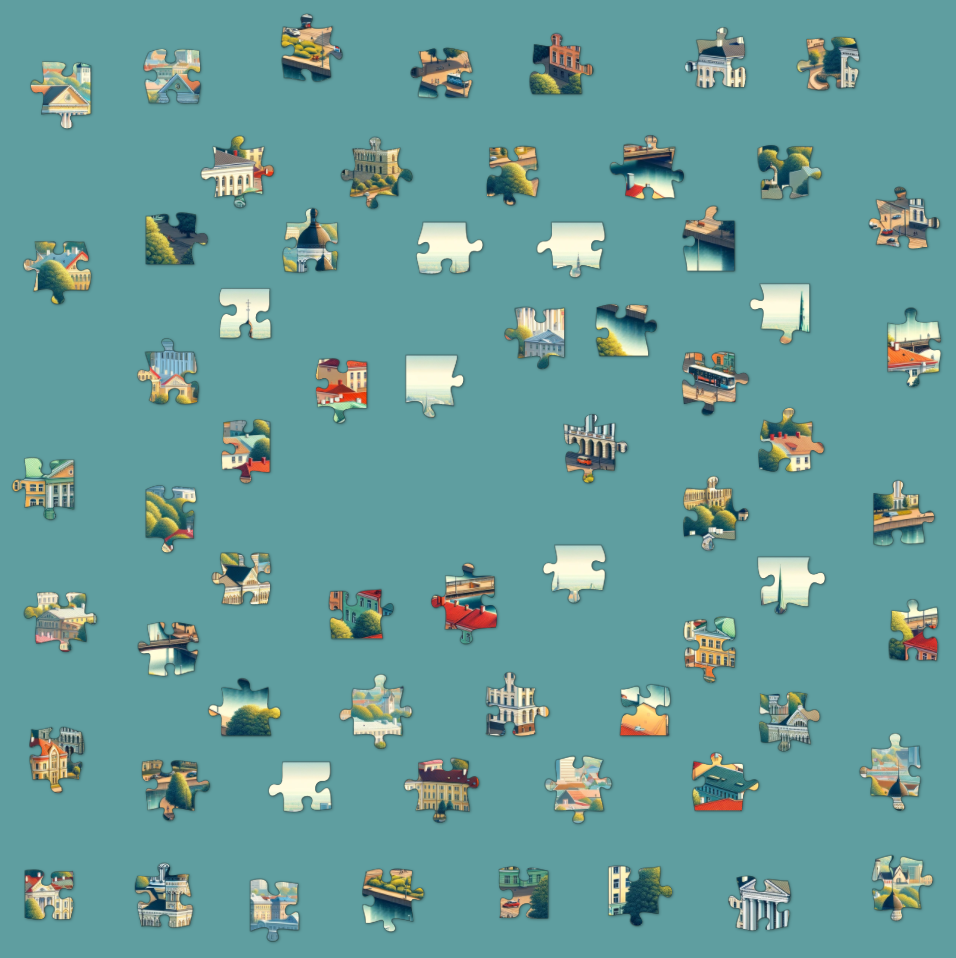
#> input picture tartu_shuffled.png, 956 x 958 px
$ python solver4.py
#> lines starting #> are read from the running program, lines starting #| are printed output that depends on the picture; after the words box and inside, x2 and y2 are one past the last pixel; in counts of white or black regions, pixels touching at a corner belong together
import cv2
import numpy as np
import time
import matplotlib.pyplot as plt
from scipy.signal import argrelextrema
import json
import random
#import imageio

PRINT_CORNERS = True
CALCULATE_DISTS = False

# [36 lines left out: function dtw, not called in this run]


class Piece:
    def __init__(self, contour, ids):
        self.contour = contour
        self.corner_ids = ids


class Pieces:
    def __init__(self):
        self.top_left = []
        self.top_right = []
        self.bottom_left = []
        self.bottom_right = []

        self.top = []
        self.right = []
        self.bottom = []
        self.left = []

        self.middle = []

def std_dev(xs):
    avg = sum(xs)/len(xs)
    return (sum((x-avg)**2 for x in xs)/len(xs))**0.5

def find_pieces(contours, im):
    pieces = []
    corners = []
    corners_coord = []
    corner_pieces = [-1, -1, -1, -1]
    # top, right, bot, left
    edge_pieces = [[], [], [], []]
    std_devs = [[],[],[],[]]
    display_im = im.copy()
    for cii, c in enumerate(contours):
        # find corners
        box = cv2.boundingRect(c.points)
        rect_corns = [(box[0], box[1]), (box[0] + box[2], box[1]), (box[0] + box[2], box[1] + box[3]), (box[0], box[1] + box[3])]
        corns = [-1, -1, -1, -1]
        corns_d = [1e9, 1e9, 1e9, 1e9]
        corns_id = [-1, -1, -1, -1]


        colours = [(0, 0, 255), (255, 255, 0), (255, 0, 255), (0, 255, 255)]
        dirs = [(-1, -1), (1, -1), (1, 1), (-1, 1)]
        for ci in range(4):
            ds = []
            for i, pix in enumerate(c.points):
                d = abs(rect_corns[ci][0] - pix[0][0])**1 + abs(rect_corns[ci][1] - pix[0][1])**1
                ds.append(d)
                if d < corns_d[ci]:
                    corns_d[ci] = d
                    corns[ci] = pix[0]
                    corns_id[ci] = i

            minima = [i for i in range(len(ds)) if ds[(i - 3) % len(ds)] > ds[i] and ds[(i + 3) % len(ds)] > ds[i]]
            minimaa = []
            i = 0
            while i < len(minima):
                d = 1
                while i < len(minima) - d and minima[i + d] == minima[i] + d:
                    d += 1
                minimaa.append(sum(minima[i:i + d]) / d)
                i += d
            minima = minimaa
            minima = sorted([(ds[int(m)], int(m)) for m in minima])[:3]
            minima = [(c.points[m[1]][0], m[1]) for m in minima]
            minima = sorted([(((loc[0] - c.mass_centre[0]) * dirs[ci][0] + (loc[1] - c.mass_centre[1]) * dirs[ci][1]) / abs(((loc[0] - c.mass_centre[0])**2 + (loc[1] - c.mass_centre[1])**2)**0.5), (loc[0], loc[1]), id) for loc, id in minima], reverse=True)
            #print(minima)

            for dot, m, id in minima:
                #cv2.circle(display_im, m, 2, colours[ci], 2)
                corns[ci] = m
                corns_id[ci] = id
                #break
            #cv2.line(display_im, (int(c.mass_centre[0]), int(c.mass_centre[1])), (int(c.mass_centre[0] + 25 * dirs[ci][0]), int(c.mass_centre[1] + 25 * dirs[ci][1])), colours[ci], 1)
            for dot, m, id in minima:
                #cv2.circle(im, m, 2, colours[ci], 2)
                corns[ci] = m
                corns_id[ci] = id
                break

            # [4 lines of commented-out code are left out]

        corners.append(corns_id)
        corners_coord.append(corns)
        pieces.append(Piece(c.points, corns_id))
        c.corners = corns_id
        print(corns_id)
        if PRINT_CORNERS:
            for corn in corns:
                cv2.circle(display_im, corn, 2, (0, 0, 0), 2)
            m = c.mass_centre
            cv2.circle(display_im, (int(m[0]), int(m[1])), 2, (255, 0, 0), 2)

        # find starting piece (top left piece)
        vals = []
        for pix in get_edge(c.points, corns_id, "L"):
            vals.append(pix[0][0])
        std_devs[3].append((std_dev(vals),cii))
        vals = []
        for pix in get_edge(c.points, corns_id, "T"):
            vals.append(pix[0][1])
        std_devs[0].append((std_dev(vals),cii))
        vals = []
        for pix in get_edge(c.points, corns_id, "R"):
            vals.append(pix[0][0])
        std_devs[1].append((std_dev(vals),cii))
        vals = []
        for pix in get_edge(c.points, corns_id, "B"):
            vals.append(pix[0][1])
        std_devs[2].append((std_dev(vals),cii))

    std_devs = [sorted(xs) for xs in std_devs]
    for i in range(4):
        max_dist = 0
        max_dist_num = -1
        last = std_devs[i][0][0]
        for num, v in enumerate(std_devs[i]):
            diff = v[0]-last
            if diff>max_dist:
                max_dist = diff
                max_dist_num = num
            last = v[0]
        for id in range(max_dist_num):
            edge_pieces[i].append(std_devs[i][id][1])

    for i in range(4):
        for j in range(len(contours)):
            if j in edge_pieces[i] and j in edge_pieces[(i-1+4)%4]:
                edge_pieces[i].remove(j)
                edge_pieces[(i-1+4)%4].remove(j)
                corner_pieces[i] = j
    pieces_ob = Pieces()
    pieces_ob.top_left.append(corner_pieces[0])
    pieces_ob.top_right.append(corner_pieces[1])
    pieces_ob.bottom_right.append(corner_pieces[2])
    pieces_ob.bottom_left.append(corner_pieces[3])
    used = set(corner_pieces)
    # top, right, bot, left
    for idd in edge_pieces[0]:
        pieces_ob.top.append(idd)
        used.add(idd)
    for idd in edge_pieces[1]:
        pieces_ob.right.append(idd)
        used.add(idd)
    for idd in edge_pieces[2]:
        pieces_ob.bottom.append(idd)
        used.add(idd)
    for idd in edge_pieces[3]:
        pieces_ob.left.append(idd)
        used.add(idd)
    for i in range(len(pieces)):
        if i in used:
            continue
        pieces_ob.middle.append(i)
    pieces_ob.data = pieces

    return corners, corners_coord, pieces_ob, display_im


class Dists:
    def __init__(self, data):
        self.hor = data[0]
        self.ver = data[1]


# [298 lines left out: functions cache_dtws, find_res_with_dists, find_res, record_history, show_history, calc_res_img2, not called in this run]

def is_contained(box1, box2):
    xl1 = box1[0]
    xl2 = box2[0]
    xr1 = box1[0] + box1[2]
    xr2 = box2[0] + box2[2]
    yu1 = box1[1]
    yu2 = box2[1]
    yd1 = box1[1] + box1[3]
    yd2 = box2[1] + box2[3]
    return xl1 <= xl2 and xr2 <= xr1 and yu1 <= yu2 and yd2 <= yd1 or xl2 <= xl1 and xr1 <= xr2 and yu2 <= yu1 and yd1 <= yd2

def find_contours_to_remove(contours):
    to_remove = set()
    for i in range(len(contours)):
        for j in range(i + 1, len(contours)):
            # box is tuple x,y,w,h
            box1 = cv2.boundingRect(contours[i].points)
            box2 = cv2.boundingRect(contours[j].points)
            if not(box2[0] > box1[0] + box1[2] or box2[0] + box2[2] < box1[0] or box2[1] > box1[1] + box1[3] or box2[1] + box2[3] < box1[1]):
                contains = is_contained(box1, box2)
                for pix1 in contours[i].points:
                    if contains:
                        break
                    for pix2 in contours[j].points:
                        if pix1[0][0] == pix2[0][0] and pix1[0][1] == pix2[0][1]:
                            contains = True
                            break
                if contains:
                    to_remove.add(i if contours[i].area < contours[j].area else j)
    return to_remove

edge_indices = {
    "T": (1, 0),
    "R": (2, 1),
    "B": (3, 2),
    "L": (0, 3)
}

def get_edge(points, corners, edge):
    a, b = edge_indices[edge]
    a, b = corners[a], corners[b]
    if a < b:
        return points[a:b]
    return np.concatenate((points[a:], points[:b]))


def find_contours(thresh):
    contours, _ = cv2.findContours(thresh, cv2.RETR_TREE, cv2.CHAIN_APPROX_NONE)
    contours = [Contour(c) for c in contours]
    contours = [c for c in contours if c.area > 10]
    to_remove = find_contours_to_remove(contours)
    contours = [c for i, c in enumerate(contours) if i not in to_remove]
    return contours

class Contour:
    def __init__(self, contour):
        self.area = cv2.contourArea(contour)
        self.points = contour
        self.set = set(tuple(cc[0]) for cc in contour)
        self.map = {tuple(cc[0]): i for i, cc in enumerate(contour)}
        self.corners = []
        self.inner = None
        self.mass_centre = None
        self.calculate_mass_centre()

    def calculate_mass_centre(self):
        amount = self.points.shape[0]
        tx = 0
        ty = 0
        for p in self.points:
            tx += p[0][0]
            ty += p[0][1]
        self.mass_centre = (tx / amount, ty / amount)

    def __len__(self):
        return len(self.points)

def find_inners(contours, im):
    im_temp = np.zeros(im.shape[:2], dtype=np.uint8)
    cv2.drawContours(im_temp, [c.points for c in contours], -1, 255, 1)
    im_temp = cv2.dilate(im_temp, np.ones((7,7),dtype=np.uint8))
    contours2, hier = cv2.findContours(im_temp, cv2.RETR_TREE, cv2.CHAIN_APPROX_NONE)
    contours2 = [c for i,c in enumerate(contours2) if hier[0][i][2] == -1]

    contours2 = [x[2] for x in sorted([(cv2.contourArea(c),i,c) for i,c in enumerate(contours2)])[-len(contours):]]
    # [4 lines of commented-out code are left out]

    for c1 in contours:
        box1 = cv2.boundingRect(c1.points)
        for i,c2 in enumerate(contours2):
            box2 = cv2.boundingRect(c2)
            if box1[0] <= box2[0] <= box2[0]+box2[2] <= box1[0]+box1[2] and box1[1] <= box2[1] <= box2[1]+box2[3] <= box1[1]+box1[3]:
                c1.inner_full = c2
                break
        contours2.pop(i)
        c1.inner_full_set = set(tuple(cc[0]) for cc in c1.inner_full)

    dist_map = [x[1:] for x in sorted([(dx**2+dy**2,dx,dy) for dy in range(-7,8) for dx in range(-7,8)])]
    for c in contours:
        c.inner = [-1 for _ in range(len(c.points))]
        for i,p in enumerate(c.points):
            best_p = -1
            best_d = 1e9
            for dx,dy in dist_map:
                node = (p[0][0]+dx, p[0][1]+dy)
                if node in c.inner_full_set:
                    c.inner[i] = node
                    break

def main(imgname, threshold_value, threshold_mode):
#> called with imgname = 'tartu_shuffled.png', threshold_value = 135, threshold_mode = 1
    start = time.time()
    im = cv2.imread(imgname)
#> im is the input picture: shape (958, 956, 3); mean B, G, R 154, 155.8, 103
    imgray = cv2.cvtColor(im, cv2.COLOR_BGR2GRAY)
    _, thresh = cv2.threshold(imgray, threshold_value, 255, threshold_mode)
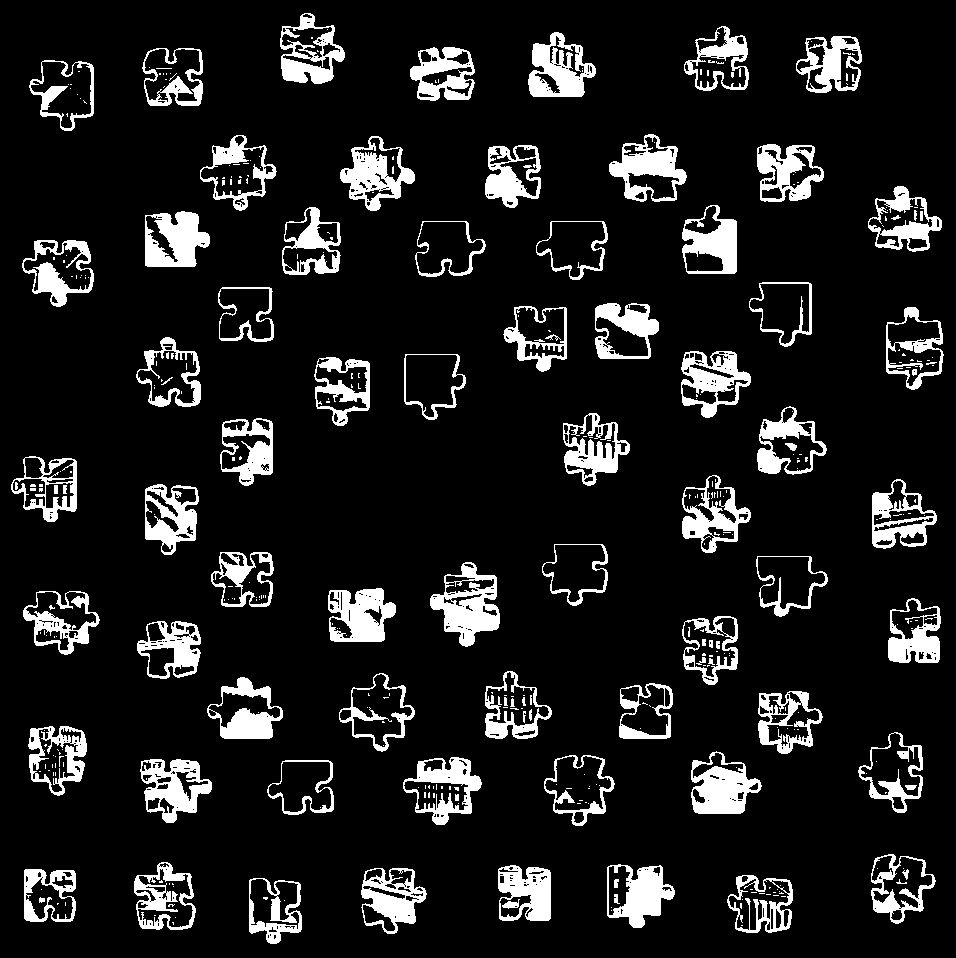
#> thresh: shape (958, 956); 11.5% white; 380 white regions (287 under 20 px)

    contours = find_contours(thresh)
#> in find_contours, `contours, _ = cv2.findContours(thresh, cv2.RETR_TREE, cv2.CHAIN_APPROX..`: contours = 1013 contours, 682 with area under 20; largest, box (x1, y1, x2, y2) and area: (430, 562, 500, 647) 3414, (609, 134, 687, 202) 3255, (403, 757, 482, 825) 3252, (886, 307, 944, 390) 3221, (339, 673, 415, 752) 3210
#> in find_contours, `contours = [Contour(c) for c in contours]`: contours = 1013 items
#> in find_contours, `contours = [c for c in contours if c.area > 10]`: contours = 403 items
#> the loop in find_contours_to_remove, `for i in range(len(contours)):` made 403 passes

    # finding corners
    corners, corners_coord, pieces_ob, display_im = find_pieces(contours, im)
#> the loop in find_pieces, `for cii, c in enumerate(contours):` made 64 passes
#| [3, 193, 125, 56]
#| [5, 209, 144, 73]
#| [0, 186, 117, 50]
#| [8, 217, 147, 81]
#| [11, 199, 150, 80]
#> (further printed lines are left out)
#> after the loop in find_pieces, `for cii, c in enumerate(contours):`:
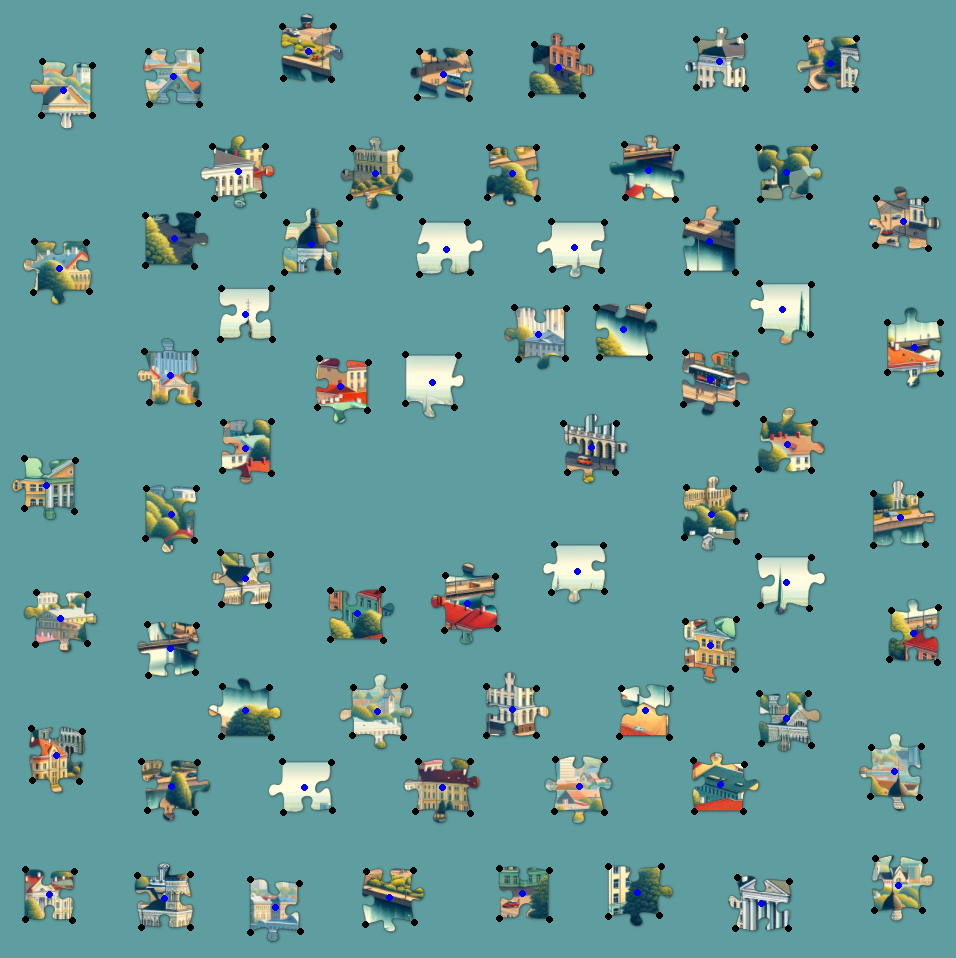
#> display_im: shape (958, 956, 3); 1.29% of pixels changed, all inside (x1, y1, x2, y2) = (21, 23, 944, 936)
#> the loop in find_pieces, `for i in range(len(pieces)):` made 64 passes

    #dfs vol 2
    #[c.find_inner(im) for c in contours]
    find_inners(contours, im)
#> the loop in find_inners, `for c1 in contours:` made 64 passes
#> the loop in find_inners, `for c in contours:` made 64 passes

    print(f"Nr of contours: {len(contours)}, top: {len(pieces_ob.top)}, left: {len(pieces_ob.left)}, bot: {len(pieces_ob.bottom)}, right: {len(pieces_ob.right)}")
#| Nr of contours: 64, top: 6, left: 6, bot: 6, right: 6
    cv2.drawContours(display_im, [c.points for c in contours], -1, (0,255,0), 1)
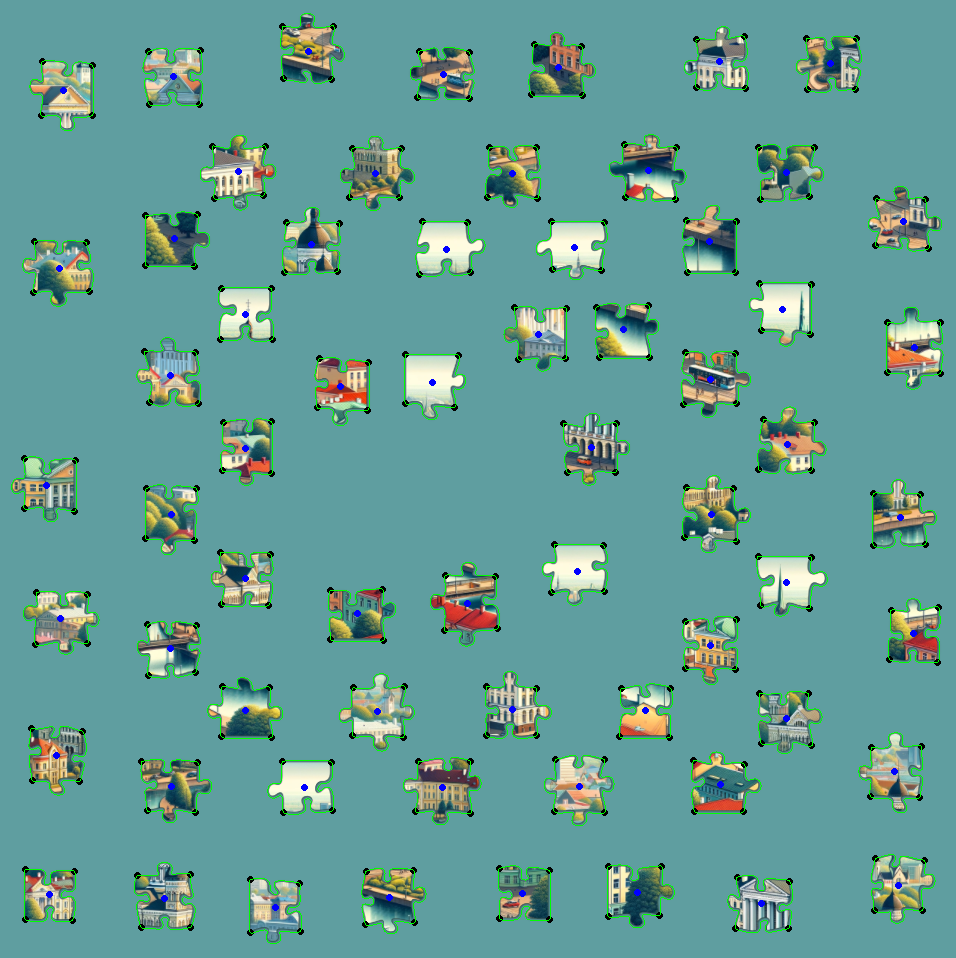
#> display_im: shape (958, 956, 3); 1.86% of pixels changed, all inside (x1, y1, x2, y2) = (11, 13, 944, 944)
    cv2.imshow("1",display_im)
    cv2.waitKey(100)

    if CALCULATE_DISTS:
        #start = time.time()
        dists = cache_dtws(corners, contours, corners_coord, im.astype(np.int16), pieces_ob)
        #taken = time.time() - start
        #print(f"Cacheing dtw took {round(taken, 2)} seconds")
        # 123.79 initially
        # 117.31 after doing colour comparison with numpy
        #  76.27 after skipping straight edges in dtw calculation
        file = open("cache.json", "w")
        file.write(json.dumps(dists))
        dists = Dists(dists)
    else:
#> (the run stopped early here; a loop or call above may not have finished)

$ run again, with inp2.png copied over tartu_shuffled.png
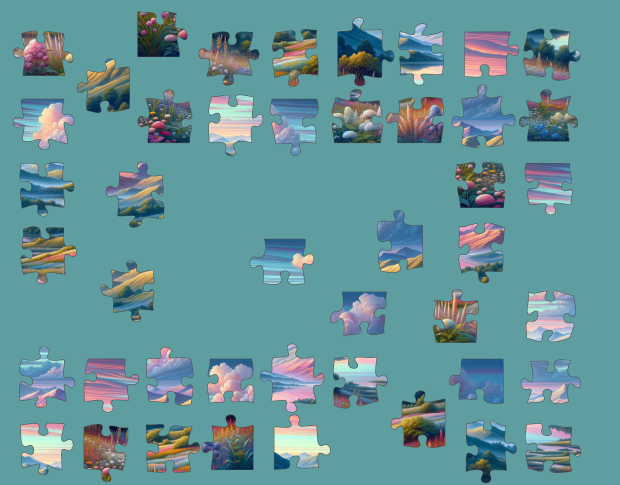
#> input picture inp2.png, 1240 x 970 px (shown at 1/2 size)
#> in main, im is the input picture: shape (970, 1240, 3); mean B, G, R 152.4, 148.2, 101.7
#> in main, `_, thresh = cv2.threshold(imgray, threshold_value, 255, threshold_mode)`:
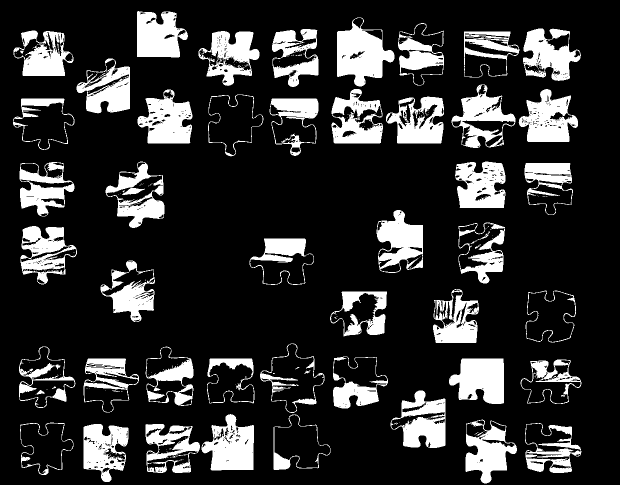
#> thresh: shape (970, 1240) (shown at 1/2 size); 18.7% white; 221 white regions (164 under 20 px)
#> in find_contours, `contours, _ = cv2.findContours(thresh, cv2.RETR_TREE, cv2.CHAIN_APPROX..`: contours = 1339 contours, 1024 with area under 20; largest, box (x1, y1, x2, y2) and area: (674, 35, 789, 173) 9559, (520, 687, 649, 826) 9298, (903, 169, 1031, 296) 8828, (211, 323, 329, 456) 8789, (416, 189, 527, 313) 8356
#> in find_contours, `contours = [Contour(c) for c in contours]`: contours = 1339 items
#> in find_contours, `contours = [c for c in contours if c.area > 10]`: contours = 405 items
#> the loop in find_contours_to_remove, `for i in range(len(contours)):` made 405 passes
#> the loop in find_pieces, `for cii, c in enumerate(contours):` made 45 passes
#| [1, 385, 257, 133]
#| [19, 340, 219, 102]
#| [19, 393, 267, 144]
#| [97, 464, 334, 219]
#| [31, 410, 285, 164]
#> (further printed lines are left out)
#> the loop in find_pieces, `for i in range(len(pieces)):` made 45 passes
#> the loop in find_inners, `for c1 in contours:` made 45 passes
#> the loop in find_inners, `for c in contours:` made 45 passes
#| Nr of contours: 45, top: 7, left: 3, bot: 7, right: 3
#> in main, `cv2.drawContours(display_im, [c.points for c in contours], -1, (0,255,..`:
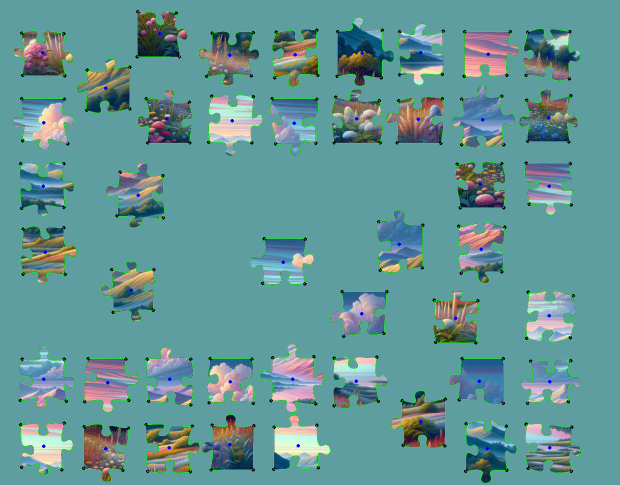
#> display_im: shape (970, 1240, 3) (shown at 1/2 size); mean B, G, R 150, 150, 99.7
